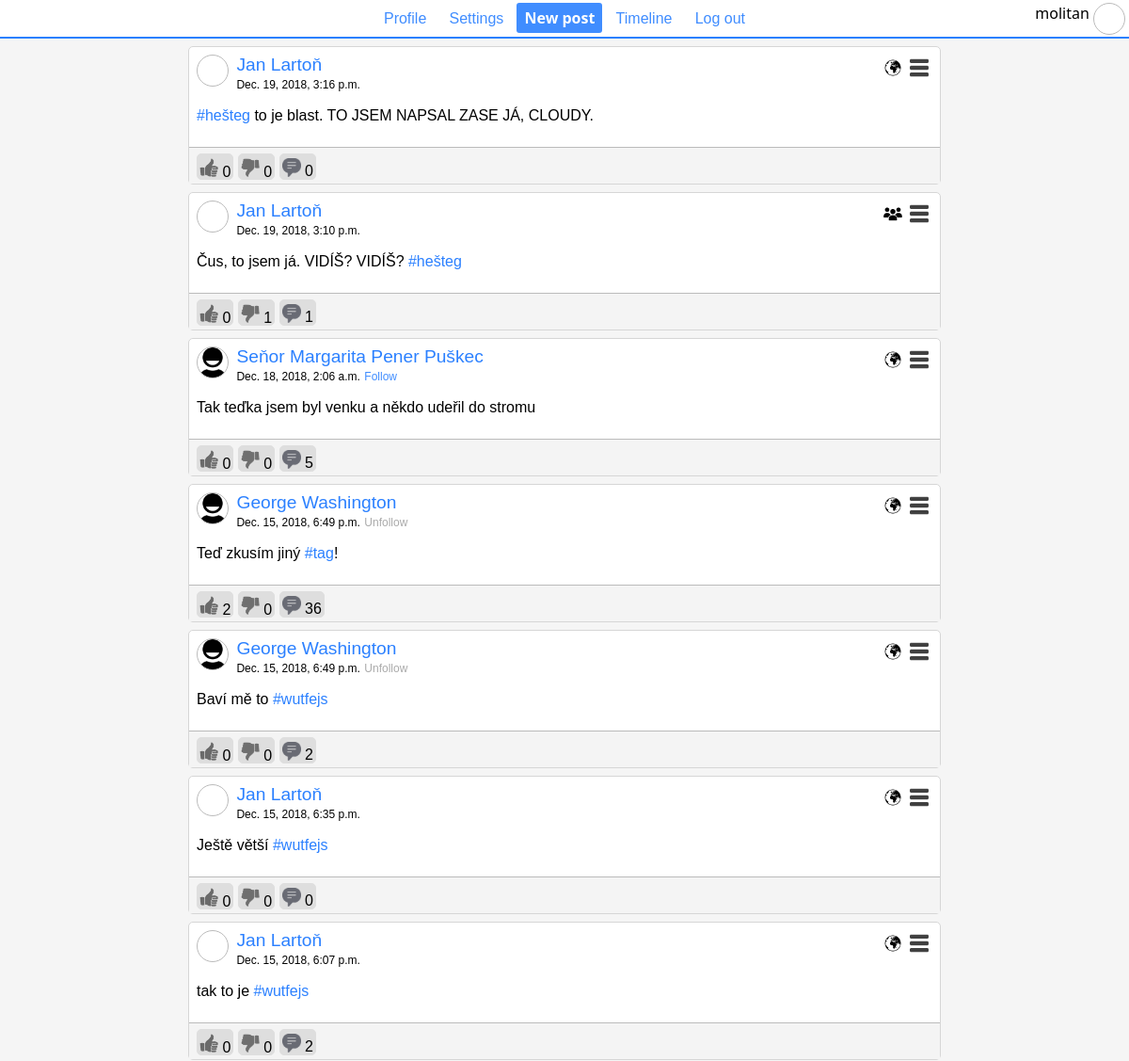
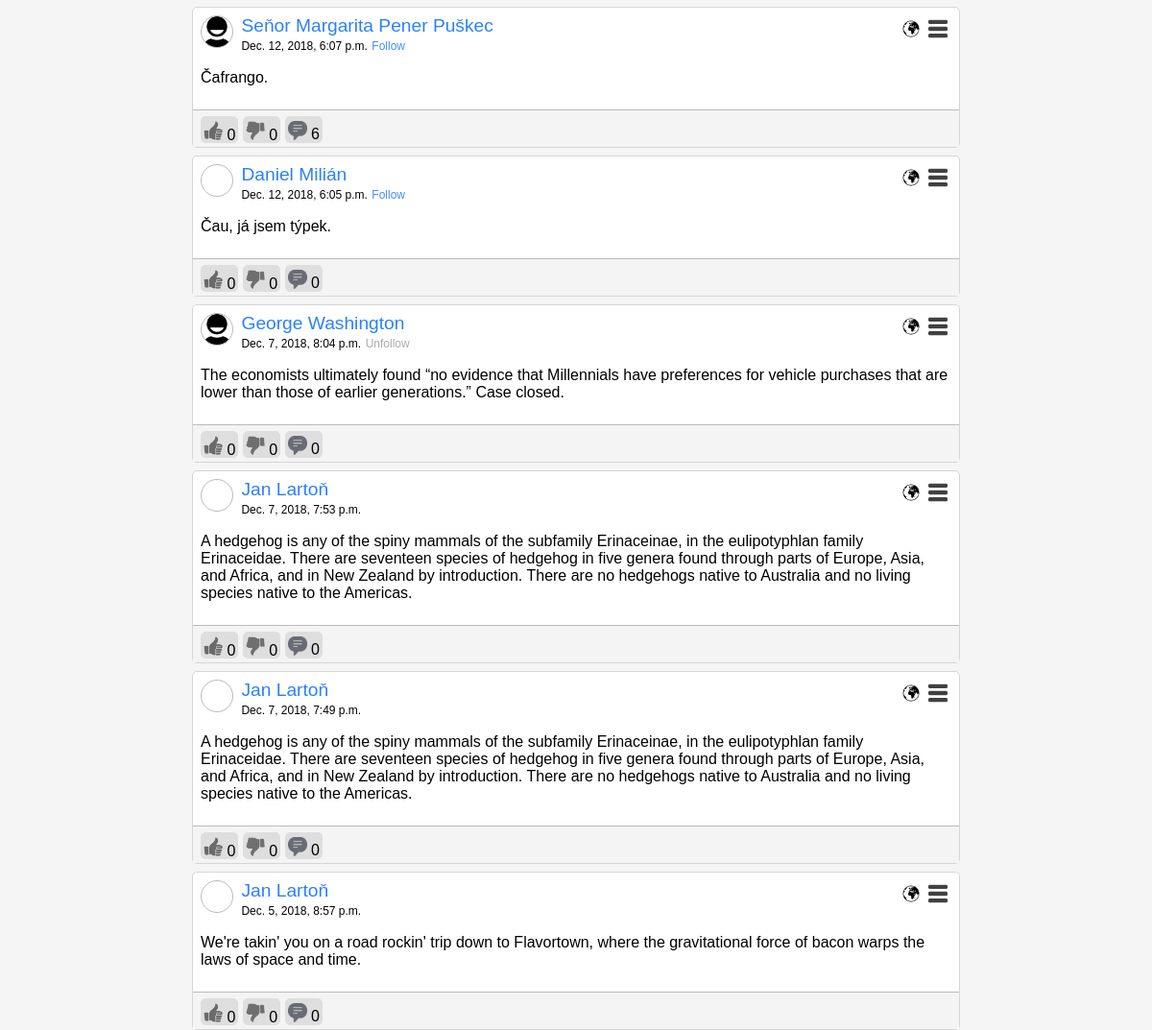
/ (signed in), run on the app's committed database (2 pictures, top to bottom).
### website/models.py (models this page shows, shortened)
class Profile(models.Model):
    user = models.OneToOneField(User, on_delete=models.CASCADE)
    description = models.CharField(max_length=140, default="")
    picture_url = models.CharField(max_length=256, default=None, blank=True, null=True)

class Post(models.Model):
    main_post = models.ForeignKey('Post', on_delete=models.CASCADE, null=True, blank=True, default=None)
    author = models.ForeignKey(Profile, on_delete=models.CASCADE)
    content = models.CharField(max_length=340)
    date = models.DateTimeField(auto_now=True)
    visibility = models.PositiveSmallIntegerField(
        default=Visibility.PUBLIC)  # 0: public, 1: friends, 2: myself; TODO: show posts only by visibility attribute.
    def get_thumbs_up(self):
        return len(Reaction.objects.all().filter(post=self, value=0))
    def get_thumbs_down(self):
        return len(Reaction.objects.all().filter(post=self, value=1))
    def get_thumb_value(self, user):
        profile = get_profile_by_user(user)
        if profile is None:
            raise ValueError("User must be user type or profile type.")
        try:
            reaction = Reaction.objects.get(post=self, author=profile)
            return reaction.value
        except ValueError:
            return -1
    def get_message_count(self):
        return len(Post.objects.all().filter(main_post=self))

### website/views.py (the view)
# urls.py: path('', views.index),
def index(request):
    if not request.user.is_authenticated:
        context = {
            "is_logged": True if request.user.is_authenticated else False,
        }
        rndr = "website/index.html"
    else:
        logged_user = Profile.objects.get(user=request.user) if request.user.is_authenticated else None
        context = {
            "posts": Post.objects.select_related("author").order_by("-date").filter(main_post=None).exclude(
                ~Q(author=logged_user), visibility=Visibility.MYSELF).exclude(
                Q(~Q(author__in=Follow.objects.filter(follower=logged_user).values("following")) & ~Q(
                    author=logged_user)), visibility=Visibility.FOLLOWERS)[:15],
            "logged_user": logged_user,
        }
        rndr = "website/timeline.html"
    return render(request, rndr, context)

### website/libs/model_utils.py (called while the page is built)
def get_profile_by_user(user):
    from website.models import Profile
    if isinstance(user, Profile):
        return user
    try:
        return Profile.objects.get(user=user)
    except ObjectDoesNotExist:
        return None

def is_user_followed_by(user, follower):
    from website.models import Follow
    user = get_profile_by_user(user)
    follower = get_profile_by_user(follower)
    try:
        Follow.objects.get(follower=follower, following=user)
        return True
    except ObjectDoesNotExist:
        return False
    pass

### website/templatetags/timeline.py (called while the page is built)
@register.filter(name="add_tags")
def post_with_tags(post):
    post_list = []
    tags = get_tags(post)
    not_tags = list(map(lambda part: escape(part), split(post)))
    for i, tag in enumerate(tags):
        post_list.append(not_tags[i])
        post_list.append('<a href="/tag/{}">'.format(tag) + '#' + tag + '</a>')
    post_list.append(not_tags[-1])
    return "".join(post_list)

@register.filter(name="thumb_value")
def get_thumb_value(value, user):
    user = get_profile_by_user(user)
    return value.get_thumb_value(user.user)

@register.filter(name="followed_by")
def is_followed_by(user1, user2):
    return is_user_followed_by(user1, user2)

@register.filter(name="get_profile_picture")
def get_profile_picture(user):
    user = get_profile_by_user(user)
    return user.picture_url if user.picture_url is not None else "/static/images/default_picture.png"

### website/templates/website/timeline.html (shortened to what this page needs)
{% extends 'website/social.html' %}
{% load static %}
{% load timeline %}
{% block content %}
{% for post in posts %}
<div class="post" id="post_{{ post.id }}" postid={{ post.id }}>
    <div class="content">
        <div class="profile_picture" style="background-image:url('{{ post.author|get_profile_picture }}');" onclick="showPicture('{{ post.author|get_profile_picture }}');"></div>
        <div class="info">
            <a class="whole_name"
               href="/profile/{{ post.author.user.username }}">{{ post.author.user.get_full_name }}</a><br/>
            <a class="date">{{ post.date }}</a>
            {% if post.author != logged_user %}
            {% if post.author|followed_by:logged_user == False %}
            <a class="date_button blue" name="flw_{{ post.author.user.username }}"
               onclick="sendFollow('{{ post.author.user.username }}', 0);">Follow</a>
            {% else %}
            <a class="date_button gray" name="flw_{{ post.author.user.username }}"
               onclick="sendFollow('{{ post.author.user.username }}', 1);">Unfollow</a>
            {% endif %}
            {% endif %}
        </div>
        <div class="menu clickable"><img src="{% static "images/menu.png" %}" width="20"/></div>
        {% if post.author == logged_user %}
        <div class="menu clickable"
             onclick="showContextMenu([event.clientX, event.clientY], ['Public', 'Followers', 'Private'], ['setVisibility({{ post.id }},0)','setVisibility({{ post.id }},1)','setVisibility({{ post.id }},2)']);">
            {% else %}
            <div class="menu">
                {% endif %}
                {% if post.visibility == 0 %}
                <img src="{% static "images/world.png" %}" title="Public" width="20"/>
                {% elif post.visibility == 1 %}
                <img src="{% static "images/people.png" %}" title="Followers" width="20"/>
                {% elif post.visibility == 2 %}
                <img src="{% static "images/private.png" %}" title="Private" width="20"/>
                {% endif %}
            </div>
            {% autoescape off %}
            <p>{{ post.content|add_tags }}</p>
            {% endautoescape %}
        </div>
        <div class="reactions">
            {% if post|thumb_value:logged_user == 0 %}
            <div class="button g_used" onclick="sendThumb(this, {{ post.id }}, -1);"><img
                    src="{% static "images/thumb_up.png" %}" width="20"> <label>{{ post.get_thumbs_up }}</label>
            </div>
            {% else %}
            <div class="button" onclick="sendThumb(this, {{ post.id }}, 0);"><img
                    src="{% static "images/thumb_up_n.png" %}" width="20">
                <label>{{ post.get_thumbs_up }}</label>
            </div>
            {% endif %}
            {% if post|thumb_value:logged_user == 1 %}
            <div class="button r_used" onclick="sendThumb(this, {{ post.id }}, -1);"><img
                    src="{% static "images/thumb_down.png" %}"
                width="20"> <label>{{ post.get_thumbs_down }}</label></div>
            {% else %}
            <div class="button" onclick="sendThumb(this, {{ post.id }}, 1);"><img
                    src="{% static "images/thumb_down_n.png" %}"
                width="20"> <label>{{ post.get_thumbs_down }}</label></div>
            {% endif %}
            <div class="button" onclick="commentOnPost({{ post.id }})"><img src="{% static "images/messages.png" %}"
                width="20"> <label>{{ post.get_message_count }}</label>
            </div>
        </div>
    </div>
    {% endfor %}
    {% endblock %}

### website/templates/website/social.html (shortened to what this page needs)
{% load static %}
<!DOCTYPE html>
<html>
<head>
    <link rel="stylesheet" href="{% static "website/main.css" %}"/>
</head>
<body>
<div id="siteheader">
    <div id="content">
        <button href="/profile/{{ logged_user.user.username }}">Profile</button>
        <button href="/settings/">Settings</button>
        <button class="special" onclick="displayPostForm()">New post</button>
        <button href="/">Timeline</button>
        <button href="/logout">Log out</button>
        <div class="absolute right" style="display:inline-block;">
            {{ logged_user.user.username }}
            <div class="profile_picture"></div>
        </div>
    </div>
</div>
<div class="container">
    <div class="content">
        {% block content %}
        {% endblock %}
    </div>
</div>
</body>
</html>

### website/static/website/main.css (style rules this page uses)
body { background-color: rgb(245, 245, 245); font-family: Helvetica, Arial, sans-serif; padding: 0; margin: 0; }
.content p a { text-decoration: none; color: #2b80ff; }
#siteheader { background-color: white; display: flex; margin: 0 auto; padding: .2em; justify-content: center; font-family: 'Segoe UI', Tahoma, Geneva, Verdana, sans-serif; border-bottom: 2px solid #2b80ff; }
#siteheader #content { width: 100%; text-align: center; }
#siteheader button { padding: 0 .5em; text-align: center; font-size: 16px; margin: 0 2px; height: 2em; line-height: 2em; color: #408dff; text-decoration: none; border: 0; background-color: transparent; }
#siteheader button.special { border: none; font-weight: bolder; background-color: #408dff; text-align: center; margin: 0; height: 2em; line-height: 2em; color: white; font-family: 'Segoe UI', Tahoma, Geneva, Verdana, sans-serif; text-decoration: none; border-radius: 3px; font-size: 16px; }
.container { margin: 0 auto; max-width: 50em; }
.post .whole_name { text-decoration: none; color: #2b80ff; font-size: 1.2em; }
.post .date { font-size: 12px; }
.post { position: relative; margin-top: 8px; border: 1px solid rgb(214, 214, 214); background-color: white; border-radius: 5px; }
.post .content { padding: .5em; }
.post .info { display: inline-block; }
.profile_picture { width: 32px; height: 32px; border-radius: 32px; border: 1px solid #BBBBBB; display: inline-block; vertical-align: top; margin-right: 4px; background-size: 32px 32px; cursor: pointer; }
.post .reactions { padding-top: 6px; padding-left: .5em; border-top: 1px solid #BBBBBB; background-color: rgb(244, 244, 244); margin: 0 auto; height: 32px; }
.post .button { border-radius: 5px; background-color: rgb(222, 222, 222); border: 1px solid rgb(222, 222, 222); display: inline-block; cursor: pointer; padding: 2px; box-sizing: border-box; height: 28px; vertical-align: top; }
.post .button label { cursor: pointer; }
.post .button img { margin-top: 2px; }
.post .menu { float: right; cursor: pointer; height: 28px; padding: 4px; box-sizing: border-box; border-radius: 5px; }
.post .date_button { font-size: 12px; cursor: pointer; }
.blue { color: #408dff; }
.gray { color: #aaaaaa; }
.absolute { position: absolute; }
.absolute.right { right: 0; }

### data on the page
Profile: user.username "molitan"
Post: author.user.get_full_name "Jan Lartoň", date "Dec. 19, 2018, 3:16 p.m.", visibility 0 (drawn), content|add_tags "#hešteg to je blast. TO JSEM NAPSAL ZASE JÁ, CLOUDY.", get_thumbs_up "0", get_thumbs_down "0", get_message_count "0"
Post: author.user.get_full_name "Jan Lartoň", date "Dec. 19, 2018, 3:10 p.m.", visibility 1 (drawn), content|add_tags "Čus, to jsem já. VIDÍŠ? VIDÍŠ? #hešteg", get_thumbs_up "0", get_thumbs_down "1", get_message_count "1"
Post: author.user.get_full_name "Seňor Margarita Pener Puškec", date "Dec. 18, 2018, 2:06 a.m.", visibility 0 (drawn), content|add_tags "Tak teďka jsem byl venku a někdo udeřil do stromu", get_thumbs_up "0", get_thumbs_down "0", get_message_count "5"
Post: author.user.get_full_name "George Washington", date "Dec. 15, 2018, 6:49 p.m.", visibility 0 (drawn), content|add_tags "Teď zkusím jiný #tag !", get_thumbs_up "2", get_thumbs_down "0", get_message_count "36"
Post: author.user.get_full_name "George Washington", date "Dec. 15, 2018, 6:49 p.m.", visibility 0 (drawn), content|add_tags "Baví mě to #wutfejs", get_thumbs_up "0", get_thumbs_down "0", get_message_count "2"
Post: author.user.get_full_name "Jan Lartoň", date "Dec. 15, 2018, 6:35 p.m.", visibility 0 (drawn), content|add_tags "Ještě větší #wutfejs", get_thumbs_up "0", get_thumbs_down "0", get_message_count "0"
Post: author.user.get_full_name "Jan Lartoň", date "Dec. 15, 2018, 6:07 p.m.", visibility 0 (drawn), content|add_tags "tak to je #wutfejs", get_thumbs_up "0", get_thumbs_down "0", get_message_count "2"
Post: author.user.get_full_name "Seňor Margarita Pener Puškec", date "Dec. 12, 2018, 6:07 p.m.", visibility 0 (drawn), content|add_tags "Čafrango.", get_thumbs_up "0", get_thumbs_down "0", get_message_count "6"
Post: author.user.get_full_name "Daniel Milián", date "Dec. 12, 2018, 6:05 p.m.", visibility 0 (drawn), content|add_tags "Čau, já jsem týpek.", get_thumbs_up "0", get_thumbs_down "0", get_message_count "0"
Post: author.user.get_full_name "George Washington", date "Dec. 7, 2018, 8:04 p.m.", visibility 0 (drawn), content|add_tags "The economists ultimately found “no evidence that Millennials have preferences for vehicle purchases that are lower than those of earlier generations.” Case closed.", get_thumbs_up "0", get_thumbs_down "0", get_message_count "0"
Post: author.user.get_full_name "Jan Lartoň", date "Dec. 7, 2018, 7:53 p.m.", visibility 0 (drawn), content|add_tags "A hedgehog is any of the spiny mammals of the subfamily Erinaceinae, in the eulipotyphlan family Erinaceidae. There are seventeen species of hedgehog in five genera found through parts of Europe, Asia, and Africa, and in New Zealand by introduction. There are no hedgehogs native to Australia and no living species native to the Americas.", get_thumbs_up "0", get_thumbs_down "0", get_message_count "0"
Post: author.user.get_full_name "Jan Lartoň", date "Dec. 7, 2018, 7:49 p.m.", visibility 0 (drawn), content|add_tags "A hedgehog is any of the spiny mammals of the subfamily Erinaceinae, in the eulipotyphlan family Erinaceidae. There are seventeen species of hedgehog in five genera found through parts of Europe, Asia, and Africa, and in New Zealand by introduction. There are no hedgehogs native to Australia and no living species native to the Americas.", get_thumbs_up "0", get_thumbs_down "0", get_message_count "0"
Post: author.user.get_full_name "Jan Lartoň", date "Dec. 5, 2018, 8:57 p.m.", visibility 0 (drawn), content|add_tags "We're takin' you on a road rockin' trip down to Flavortown, where the gravitational force of bacon warps the laws of space and time.", get_thumbs_up "0", get_thumbs_down "0", get_message_count "0"
